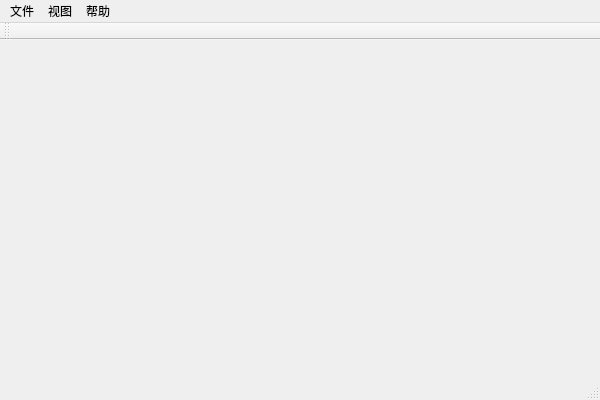
<?xml version="1.0" encoding="UTF-8"?>
<ui version="4.0">
 <class>ImagesFilterClass</class>
 <widget class="QMainWindow" name="ImagesFilterClass">
  <property name="geometry">
   <rect>
    <x>0</x>
    <y>0</y>
    <width>600</width>
    <height>400</height>
   </rect>
  </property>
  <property name="windowTitle">
   <string>ImagesFilter</string>
  </property>
  <widget class="QWidget" name="centralWidget"/>
  <widget class="QMenuBar" name="menuBar">
   <property name="geometry">
    <rect>
     <x>0</x>
     <y>0</y>
     <width>600</width>
     <height>18</height>
    </rect>
   </property>
   <widget class="QMenu" name="menu">
    <property name="title">
     <string>文件</string>
    </property>
    <addaction name="action"/>
    <addaction name="action_2"/>
   </widget>
   <widget class="QMenu" name="menu_2">
    <property name="title">
     <string>视图</string>
    </property>
   </widget>
   <widget class="QMenu" name="menu_3">
    <property name="title">
     <string>帮助</string>
    </property>
   </widget>
   <addaction name="menu"/>
   <addaction name="menu_2"/>
   <addaction name="menu_3"/>
  </widget>
  <widget class="QToolBar" name="mainToolBar">
   <attribute name="toolBarArea">
    <enum>TopToolBarArea</enum>
   </attribute>
   <attribute name="toolBarBreak">
    <bool>false</bool>
   </attribute>
  </widget>
  <widget class="QStatusBar" name="statusBar"/>
  <action name="action">
   <property name="text">
    <string>打开</string>
   </property>
  </action>
  <action name="action_2">
   <property name="text">
    <string>打开文件夹</string>
   </property>
  </action>
 </widget>
 <layoutdefault spacing="6" margin="11"/>
 <resources>
  <include location="ImagesFilter.qrc"/>
 </resources>
 <connections/>
</ui>
